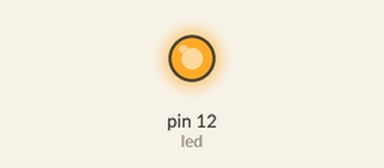
Simulated run of this sketch. Board: Arduino Uno, built with avr-gcc and run on an emulated ATmega328P. Parts: output pins drawn as LEDs (lit = HIGH).

Above: at 0.1 s.
Timing chart, 0 to 1.6 s (numbered marks = the images above):
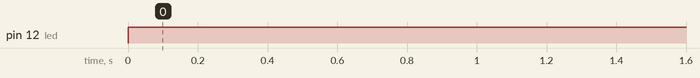

The sketch:

sketch_jul21a.ino
```cpp
const byte led = 12;

void setup() {
  pinMode(led,OUTPUT);
}

void loop() {
  digitalWrite(led,HIGH);
}
```

Measured:
- by itself, pin 12 (led): LOW → HIGH at 0.00 s
